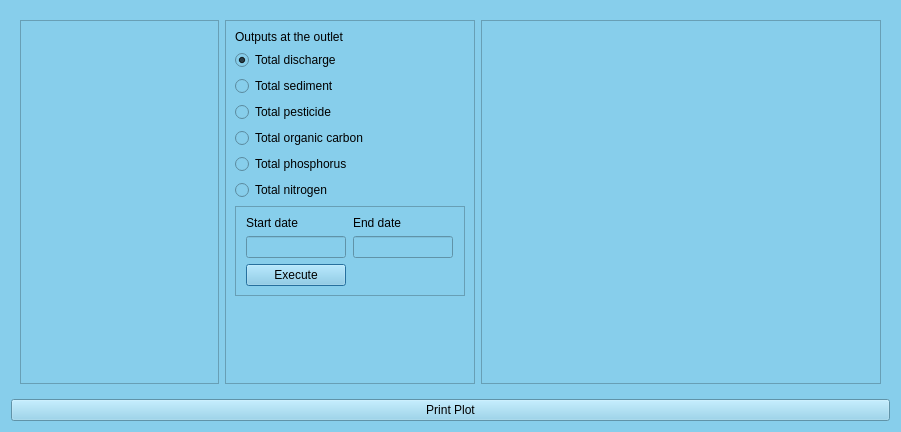
<?xml version="1.0" encoding="UTF-8"?>
<ui version="4.0">
 <class>Dialog</class>
 <widget class="QDialog" name="Dialog">
  <property name="geometry">
   <rect>
    <x>0</x>
    <y>0</y>
    <width>901</width>
    <height>432</height>
   </rect>
  </property>
  <property name="windowTitle">
   <string>Dialog</string>
  </property>
  <property name="styleSheet">
   <string notr="true">/* Background color for main window*/
background-color: #87CEEB


</string>
  </property>
  <layout class="QGridLayout" name="gridLayout_2">
   <item row="0" column="0">
    <widget class="QScrollArea" name="scrollArea">
     <property name="frameShape">
      <enum>QFrame::NoFrame</enum>
     </property>
     <property name="widgetResizable">
      <bool>true</bool>
     </property>
     <widget class="QWidget" name="scrollAreaWidgetContents">
      <property name="geometry">
       <rect>
        <x>0</x>
        <y>0</y>
        <width>883</width>
        <height>385</height>
       </rect>
      </property>
      <layout class="QGridLayout" name="gridLayout_3">
       <item row="0" column="0">
        <widget class="QFrame" name="frame">
         <property name="frameShape">
          <enum>QFrame::StyledPanel</enum>
         </property>
         <property name="frameShadow">
          <enum>QFrame::Raised</enum>
         </property>
         <layout class="QGridLayout" name="gridLayout"/>
        </widget>
       </item>
       <item row="0" column="1">
        <widget class="QFrame" name="frame_2">
         <property name="maximumSize">
          <size>
           <width>250</width>
           <height>16777215</height>
          </size>
         </property>
         <property name="frameShape">
          <enum>QFrame::StyledPanel</enum>
         </property>
         <property name="frameShadow">
          <enum>QFrame::Raised</enum>
         </property>
         <layout class="QGridLayout" name="gridLayout_4">
          <item row="9" column="0">
           <widget class="QFrame" name="frame_4">
            <property name="frameShape">
             <enum>QFrame::StyledPanel</enum>
            </property>
            <property name="frameShadow">
             <enum>QFrame::Raised</enum>
            </property>
            <layout class="QGridLayout" name="gridLayout_5">
             <item row="1" column="0">
              <widget class="QLineEdit" name="start_date">
               <property name="maximumSize">
                <size>
                 <width>100</width>
                 <height>16777215</height>
                </size>
               </property>
              </widget>
             </item>
             <item row="0" column="0">
              <widget class="QLabel" name="label">
               <property name="text">
                <string>Start date</string>
               </property>
              </widget>
             </item>
             <item row="1" column="1">
              <widget class="QLineEdit" name="end_date">
               <property name="maximumSize">
                <size>
                 <width>100</width>
                 <height>16777215</height>
                </size>
               </property>
              </widget>
             </item>
             <item row="0" column="1">
              <widget class="QLabel" name="label_3">
               <property name="text">
                <string>End date</string>
               </property>
              </widget>
             </item>
             <item row="2" column="0">
              <widget class="QPushButton" name="execute_scenario">
               <property name="text">
                <string>Execute</string>
               </property>
              </widget>
             </item>
            </layout>
           </widget>
          </item>
          <item row="2" column="0">
           <widget class="QRadioButton" name="total_discharge">
            <property name="text">
             <string>Total discharge</string>
            </property>
            <property name="checked">
             <bool>true</bool>
            </property>
           </widget>
          </item>
          <item row="0" column="0">
           <widget class="QLabel" name="label_2">
            <property name="text">
             <string>Outputs at the outlet</string>
            </property>
           </widget>
          </item>
          <item row="10" column="0">
           <spacer name="verticalSpacer">
            <property name="orientation">
             <enum>Qt::Vertical</enum>
            </property>
            <property name="sizeHint" stdset="0">
             <size>
              <width>20</width>
              <height>40</height>
             </size>
            </property>
           </spacer>
          </item>
          <item row="6" column="0">
           <widget class="QRadioButton" name="total_phosphorus">
            <property name="text">
             <string>Total phosphorus</string>
            </property>
           </widget>
          </item>
          <item row="5" column="0">
           <widget class="QRadioButton" name="total_carbon">
            <property name="text">
             <string>Total organic carbon</string>
            </property>
           </widget>
          </item>
          <item row="4" column="0">
           <widget class="QRadioButton" name="total_pesticide">
            <property name="text">
             <string>Total pesticide </string>
            </property>
           </widget>
          </item>
          <item row="7" column="0">
           <widget class="QRadioButton" name="total_nitrogen">
            <property name="text">
             <string>Total nitrogen</string>
            </property>
           </widget>
          </item>
          <item row="3" column="0">
           <widget class="QRadioButton" name="total_sediment">
            <property name="text">
             <string>Total sediment</string>
            </property>
           </widget>
          </item>
         </layout>
        </widget>
       </item>
       <item row="0" column="3">
        <widget class="QFrame" name="frame_3">
         <property name="minimumSize">
          <size>
           <width>400</width>
           <height>0</height>
          </size>
         </property>
         <property name="frameShape">
          <enum>QFrame::StyledPanel</enum>
         </property>
         <property name="frameShadow">
          <enum>QFrame::Raised</enum>
         </property>
        </widget>
       </item>
      </layout>
     </widget>
    </widget>
   </item>
   <item row="1" column="0">
    <widget class="QPushButton" name="print_graph">
     <property name="text">
      <string>Print Plot</string>
     </property>
    </widget>
   </item>
  </layout>
 </widget>
 <resources/>
 <connections/>
</ui>
